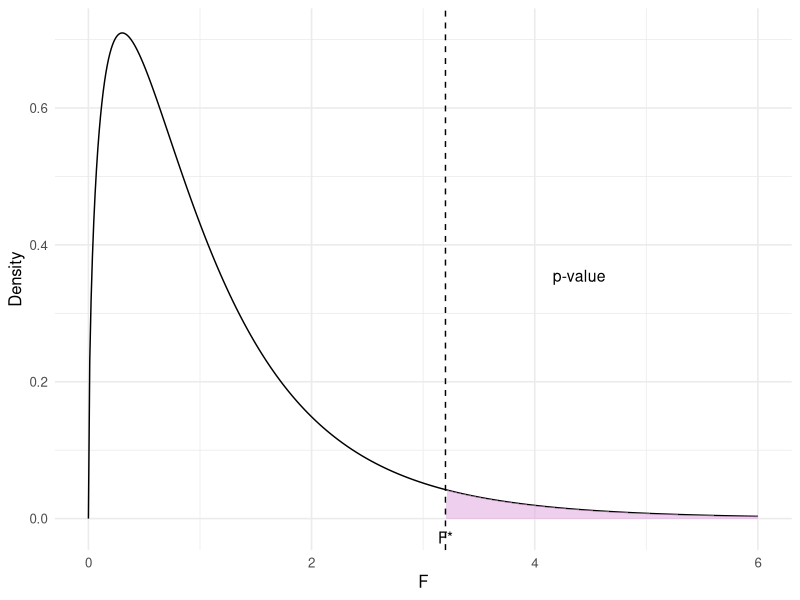
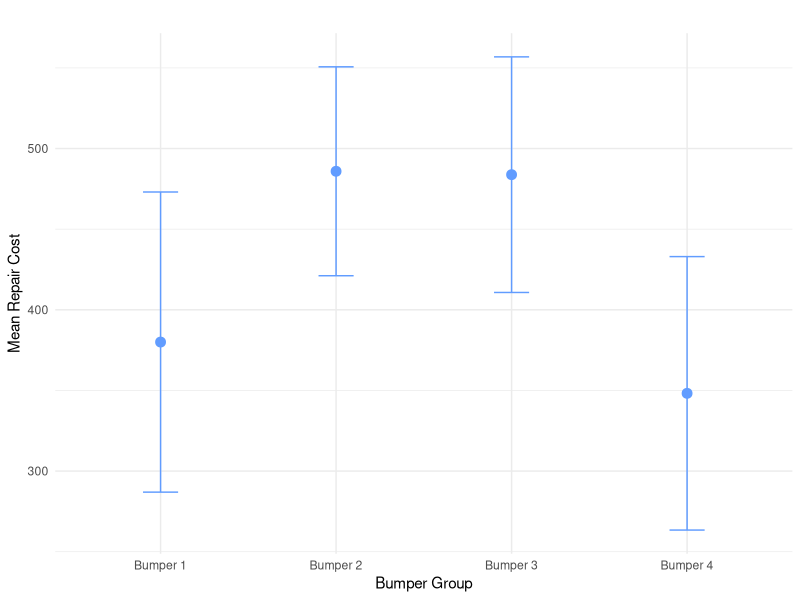
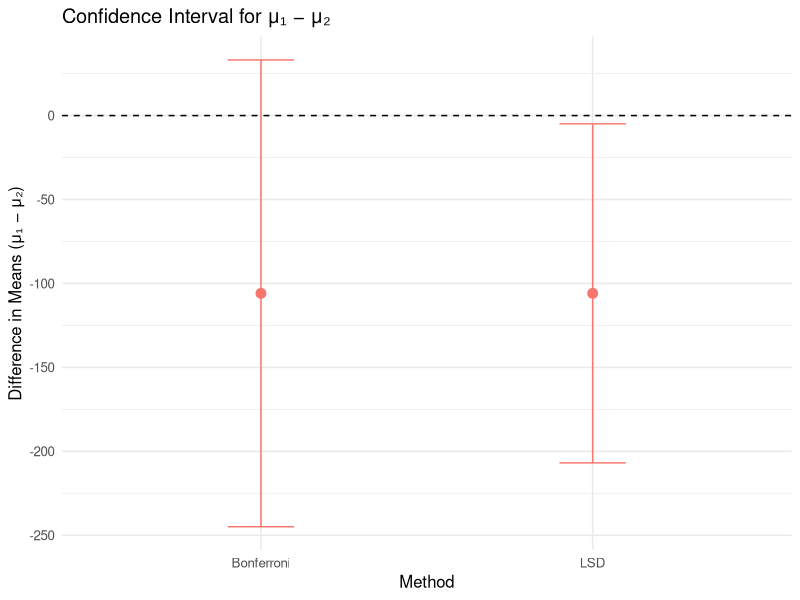

The R source for these figures, in order:
## ---- chunk 1
# Load library
library(ggplot2)

# Parameters
df1 <- 3   # numerator degrees of freedom (k - 1)
df2 <- 20  # denominator degrees of freedom (n - k)
f_star <- 3.2

# Generate F-distribution data
x_vals <- seq(0, 6, length.out = 500)
y_vals <- df(x_vals, df1, df2)
f_data <- data.frame(x = x_vals, y = y_vals)
## ---- chunk 2
# Plot
ggplot(f_data, aes(x, y)) +
  geom_line() +
  geom_area(data = subset(f_data, x > f_star), aes(x, y), fill = "#DDA0DD", alpha = 0.5) +
  geom_vline(xintercept = f_star, linetype = "dashed") +
  annotate("text", x = f_star + 1.2, y = max(y_vals) * 0.5, label = "p-value", size = 4) +
  annotate("text", x = f_star, y = -0.01, label = "F*", vjust = 1.5) +
  labs(x = "F", y = "Density") +
  theme_minimal(base_size = 12)
## ---- chunk 3
library(ggplot2)
library(dplyr)

# Create bumper summary manually (or from fav_stats if already available)
bumper_summary <- data.frame(
  Bumper = paste("Bumper", 1:4),
  mean = c(380.0, 485.9, 483.8, 348.2),
  sd = c(130.09313, 90.53968, 102.10866, 118.52688),
  n = c(10, 10, 10, 10)
)

bumper_summary <- bumper_summary %>%
  mutate(
    se = sd / sqrt(n),
    lower = mean - qt(0.975, df = n - 1) * se,
    upper = mean + qt(0.975, df = n - 1) * se
  )

ggplot(bumper_summary, aes(x = Bumper, y = mean)) +
  geom_point(size = 3, color = "#619CFF") +
  geom_errorbar(aes(ymin = lower, ymax = upper), width = 0.2, color = "#619CFF") +
  labs(
    title = "",
    y = "Mean Repair Cost",
    x = "Bumper Group"
  ) +
  theme_minimal()
## ---- chunk 4
library(ggplot2)

# Values for Bumper 1 vs Bumper 2
diff <- 380.0 - 485.9
MSE <- 12399
n <- 10
SE <- sqrt(MSE * (1/n + 1/n))
df <- 36
m <- 6

t_lsd <- qt(1 - 0.025, df)
t_bonf <- qt(1 - 0.05 / (2 * m), df)

CI_lsd <- c(diff - t_lsd * SE, diff + t_lsd * SE)
CI_bonf <- c(diff - t_bonf * SE, diff + t_bonf * SE)

ci_data <- data.frame(
  Method = c("LSD", "Bonferroni"),
  lower = c(CI_lsd[1], CI_bonf[1]),
  upper = c(CI_lsd[2], CI_bonf[2]),
  center = diff
)

ggplot(ci_data, aes(x = Method, y = center)) +
  geom_point(size = 3, color = "#F8766D") +
  geom_errorbar(aes(ymin = lower, ymax = upper), width = 0.2, color = "#F8766D") +
  geom_hline(yintercept = 0, linetype = "dashed", color = "#000000") +
  labs(
    title = "Confidence Interval for μ₁ − μ₂",
    y = "Difference in Means (μ₁ − μ₂)",
    x = "Method"
  ) +
  theme_minimal(base_size = 12)
